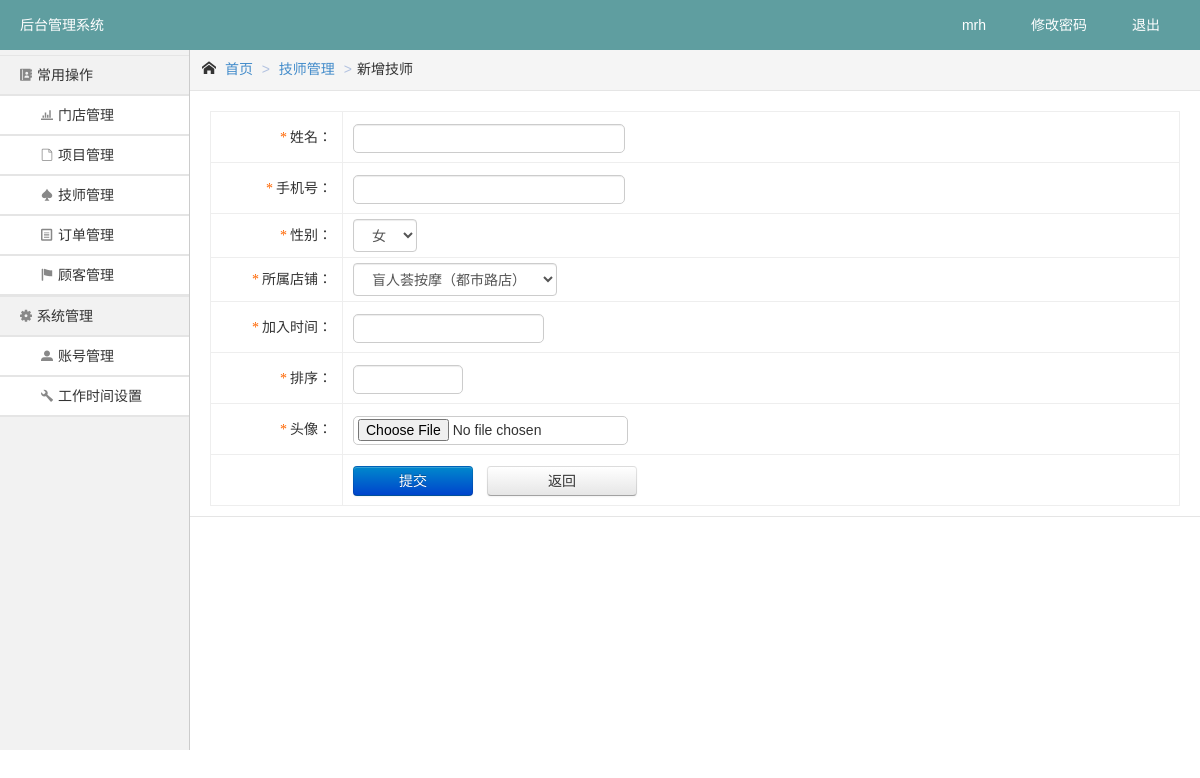
Before: /index.php/backend/beautician/addBeautician (signed in) with the older database file.
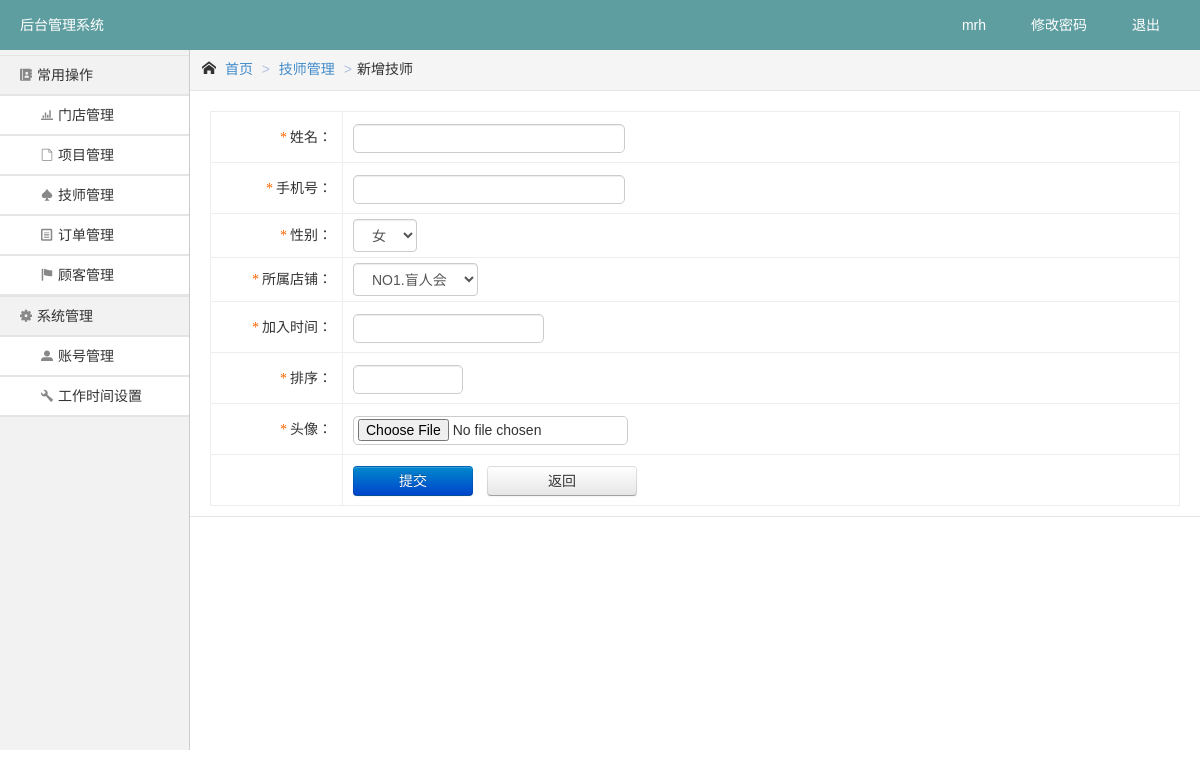
After: the same page with the newer database file.
### tables this page shows
CREATE TABLE `shop` (
  `shop_id` bigint(11) unsigned NOT NULL AUTO_INCREMENT,
  `shop_name` varchar(100) NOT NULL COMMENT '内容',
  `shop_logo` varchar(1000) DEFAULT NULL COMMENT '内容类型',
  `address` varchar(100) NOT NULL,
  `contacts` varchar(50) DEFAULT NULL,
  `contact_number` varchar(32) DEFAULT NULL,
  `disabled` tinyint(1) unsigned NOT NULL DEFAULT '0',
  `create_time` datetime NOT NULL,
  PRIMARY KEY (`shop_id`)
);

### application/controllers/BaseController.php (called while the page is built, shortened)
<?php
abstract class BaseController extends CI_Controller
{
  public function __construct()
  {
    $this->load->helper(array('url', 'form', 'security', 'common'));
  }
  public function see($layout, $view, $vars = array())
  {
    $layout = $layout . DS;
    $render = $this->load->view($layout . $view, $vars, true);
    $this->load->view($layout . 'layout', array('content' => $render));
  }
}

### application/controllers/BackendController.php (called while the page is built, shortened)
<?php
class BackendController extends BaseController
{
  public function view($view, $vars = array())
  {
    parent::see('backend', $view, $vars);
  }
}

### application/controllers/backend/Beautician.php (called while the page is built, shortened)
<?php
class Beautician extends BackendController
{
  public function addBeautician()
  {
    $this->view('beautician/addBeautician');
  }
}

### system/codeigniter.php (called while the page is built, shortened)
<?php
spl_autoload_register(function ($class) {
    if (preg_match('~^[a-zA-Z]+Controller$~', $class)) {
        $classPath = APPPATH . 'controllers' . DS . $class . '.php';
    } else if (preg_match('~^[a-zA-Z]+Util$~', $class)) {
        $classPath = APPPATH . 'libraries' . DS . $class . '.php';
    } else if (preg_match('~^[a-zA-Z]+Model$~', $class)) {
        $classPath = APPPATH . 'models' . DS . $class . '.php';
    } else {
        ;
    }
}, true, true);
require_once BASEPATH . 'core/CodeIgniter.php';

### public/index.php (called while the page is built, shortened)
<?php
include '../system/codeigniter.php';

### application/libraries/RequestUtil.php (called while the page is built, shortened)
<?php
class RequestUtil
{
  public static function CM($params = array())
  {
    $instance = get_instance();
    $segments = $instance->uri->segments;
    $controller = array_shift($segments);
    $baseUrl = $controller . '/' . array_shift($segments);
    if (is_dir(APPPATH . 'controllers' . DS . $controller)) {
      $baseUrl .= '/' . array_shift($segments);
    }
    return $instance->config->base_url() . $baseUrl . '/' . implode('/', $params);
  }
}

### application/models/BaseModel.php (called while the page is built, shortened)
<?php
abstract class BaseModel extends CI_Model
{
  private $cacheTime = 604800;
  public function setCache($key, $value)
  {
    $this->cache->save($key, $value, $this->cacheTime);
  }
  public function getCache($key)
  {
    return $this->cache->get($key);
  }
}

### application/models/ShopModel.php (called while the page is built, shortened)
<?php
class ShopModel extends BaseModel
{
  private $cacheName = 'shops';
  public function setTable()
  {
    $this->table = 'shop';
  }
  public function allShops()
  {
    $shops = $this->getCache($this->cacheName);
    if (!$shops) {
      $shops = (new CurdUtil($this))->readAll('create_time desc', array('disabled' => 0));
    }
    return $shops;
  }
  public function getAllShops()
  {
    $shops = $this->allShops();
    $_shops = array();
    foreach ($shops as $shop) {
      $_shops[$shop['shop_id']] = $shop['shop_name'];
    }
    return $_shops;
  }
}

### application/libraries/CurdUtil.php (called while the page is built, shortened)
<?php
class CurdUtil
{
  private $table;
  private $db;
  public function __construct(CI_Model $model)
  {
    $this->model = $model;
    $this->table = $this->model->table;
    $this->instance = get_instance();
    $this->db = $this->instance->db;
  }
  public function readAll($order = '', $where = array())
  {
    if (!empty($order))
      $this->db->order_by($order);
    if (!empty($where))
      $this->db->where($where);
    return $this->result($this->db->get($this->table));
  }
  protected function result($query)
  {
    return $query->result_array();
  }
}

### application/views/backend/shop/shopList.php (the view, shortened to what the changed rows need)
<?php $shops = (new ShopModel())->getAllShops(); ?>
<?php foreach ($shops as $key => $shop): ?>
  <?php $checked = ($key == $selectShop) ? ' selected' : '' ?>
  <option value="<?php echo $key; ?>"<?php echo $checked; ?>><?php echo $shop; ?></option>
<?php endforeach; ?>

### application/views/backend/beautician/addBeautician.php (shortened to what the changed rows need)
<link rel="stylesheet" type="text/css"
      href="<?php echo get_instance()->config->base_url(); ?>static/backend/css/jquery.datetimepicker.css"/>
<div class="result-wrap">
  <div class="result-content">
    <?php echo form_open_multipart(RequestUtil::CM()); ?>
    <table class="insert-tab" width="100%">
      <tbody>
      <tr>
        <th><i class="require-red">*</i>姓名：</th>
      </tr>
      <tr>
        <th><i class="require-red">*</i>手机号：</th>
      </tr>
      <tr>
        <th><i class="require-red">*</i>性别：</th>
      </tr>
      <tr>
        <th width="120"><i class="require-red">*</i>所属店铺：</th>
        <td>
          <select name="shop_id" class="required select">
            <?php $this->load->view('backend/shop/shopList', array('selectShop' => 0, 'hideBelongAllShop' => 1)); ?>
          </select>
        </td>
      </tr>
      <tr>
        <th width="120"><i class="require-red">*</i>加入时间：</th>
      </tr>
      <tr>
        <th width="120"><i class="require-red">*</i>排序：</th>
      </tr>
      <tr>
        <th><i class="require-red">*</i>头像：</th>
      </tr>
      <tr>
        <th></th>
      </tr>
      </tbody>
    </table>
    </form>
  </div>

Changed rows visible on the page:
changed shop: shop_id "盲人荟按摩（都市路店）" → "NO1.盲人会"
